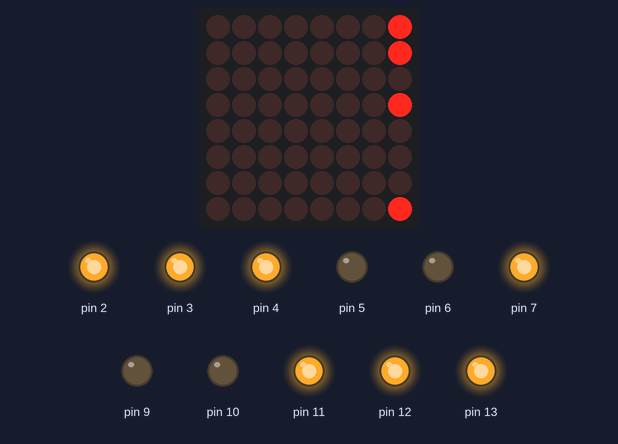
Bench run of a sketch on a simulated Arduino Uno, built with avr-gcc and run on an emulated ATmega328P. Shown: 8×8 LED matrix, output pins drawn as LEDs (lit = HIGH).

Above: at 0.01 s.
At 0.41 s:
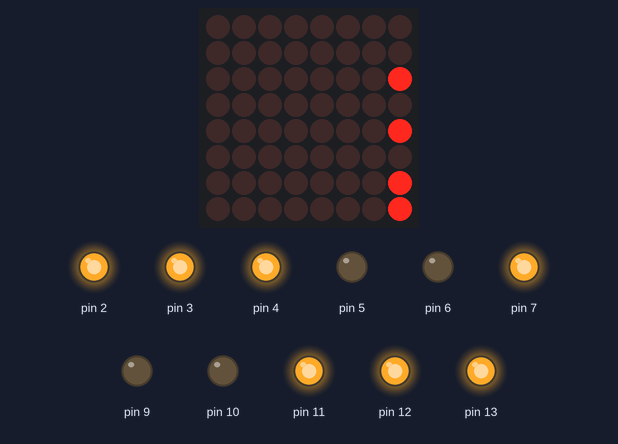
At 0.96 s:
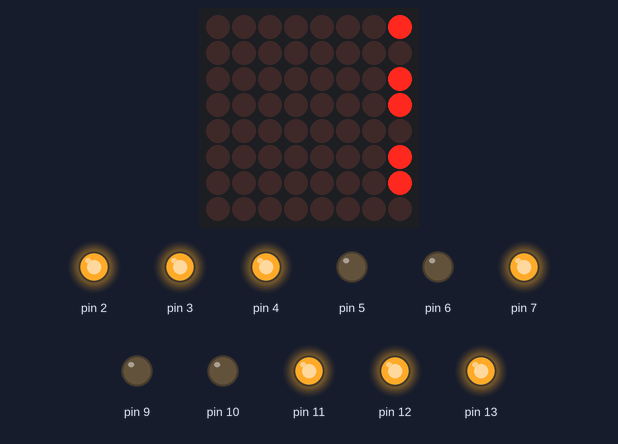
At 1.36 s:
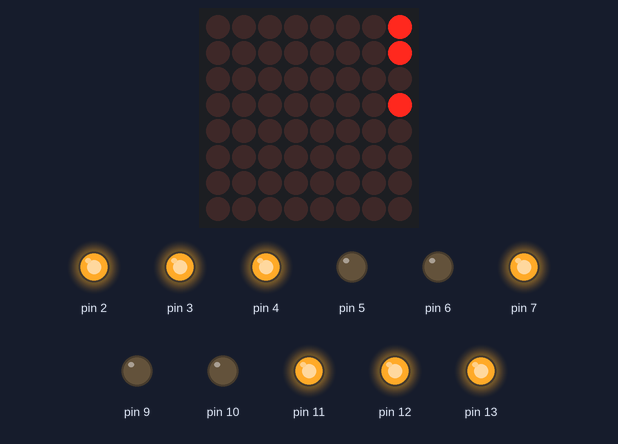
At 1.87 s:
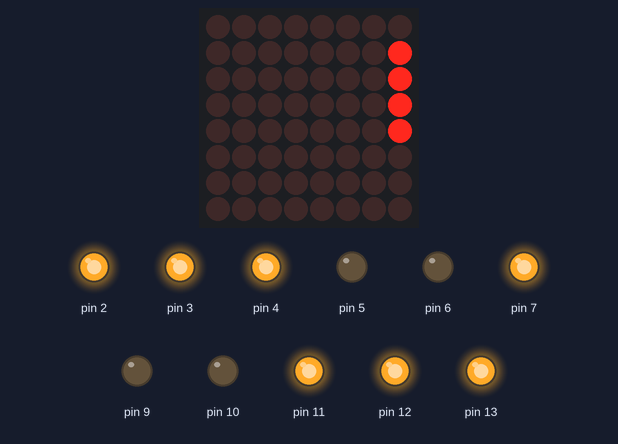

The sketch:

lineFollower.ino
```cpp
#include "vehicle.h"

vehicle* v;

void setup() {
  Serial.begin(9600);
  v = new vehicle();
}

void loop() {
  v->displayLogo();
}
```

Motor.h
```cpp
#include <arduino.h>
class Motor{
  private:
    byte F;
    byte B;
  public:
    Motor(byte f,byte b);
    void forward();
    void backward();
    void stop();
};

Motor::Motor(byte f,byte b){
  F = f, B = b;
  pinMode(f, OUTPUT);
  pinMode(b, OUTPUT);
}

inline void Motor::forward(){
  digitalWrite(F,HIGH);
  digitalWrite(B,LOW);
}

inline void Motor::backward(){
  digitalWrite(B,HIGH);
  digitalWrite(F,LOW);
}

inline void Motor::stop(){
  digitalWrite(B,LOW);
  digitalWrite(F,LOW);
}
```

Sensor.h
```cpp
#include <arduino.h>

#define blackPath 1
#define senorLightDelay 200
#define sensorPin 8

class Sensor {
  private:
    byte pin;
    bool stat;
  public:
    Sensor(byte p);
    bool isOn();
};
Sensor::Sensor(byte p) {
  pin = p;
  pinMode(p , OUTPUT);
  pinMode(sensorPin,INPUT);
  digitalWrite(p , HIGH);
}

inline bool Sensor::isOn() {
  stat = false;
  digitalWrite(pin, LOW);
  delayMicroseconds(senorLightDelay);
  stat = digitalRead(sensorPin);
  digitalWrite(pin, HIGH);
  if (blackPath) {
    return blackPath - stat;
  } else {
    return stat;
  }
}
```

junction.h
```cpp
// (licence header left out)
#include <arduino.h>
class junction{
private:
    bool l=0,u=0,r=0;
    char turn = 'n';
    char ft[3];
public:
    junction* prev = NULL;
    junction* next = NULL;
    junction(bool L,bool U,bool R);
    char* nextTurn();
};

junction::junction(bool L,bool U,bool R){
    l =L,u=U,r=R;
};

char* junction::nextTurn(){
    ft[0] = turn;
    if(r==true){
        r=false;
        turn = 'r';
        ft[1] = 'r';
    }else if (u == true){
        u = false;
        turn = 'u';
        ft[1] = 'u';
    }else if (l == true){
        l = false;
        turn = 'l';
        ft[1] = 'l';
    }else{
        ft[1] = 'd';
    }
    return ft;
}
```

path.h
```cpp
// (licence header left out)
// 0)EOP    1) |    2) |    3)-|-   4) |    5)DESTINATION  6)No_Obstacles
//            -|       |-      |      -|-
//             |       |       |       |
//

#include "junction.h"

#include <arduino.h>
class path{
private:
    junction* head = NULL;
    junction* tail = NULL;
    junction* tmp = NULL;
    int count  = 0;
    char ctmp = 'n';
    char* c;
    bool rturn = false;
public:
    path();
    void add(bool L,bool U,bool R);
    junction* pop();
    char next_turn();
    char action(int place);
};

path::path(){
    count = 0;
};

void path::add(bool L, bool U, bool R){
    if(count==0){
        head = new junction(L,U,R);
        tail = head;
    }else{
        tmp = new junction(L,U,R);
        tmp->prev = head;
        head->next = tmp;
        head = tmp;
    }
    count+=1;
};

junction* path::pop(){
    if(count>0){
        tmp = head;
        if(count>1){
            head = head->prev;
            head->next = NULL;
            tmp->prev = NULL;
        }
        count-=1;
        return tmp;
    }else{
        return NULL;
    }
}

char path::next_turn(){
    c = head->nextTurn();
    //std::cout <<c[0]; std::cout << ' '; std::cout <<c[1]; std::cout << '\n';
    if(c[0]=='n'){
        ctmp = c[1];
    }else if (c[0]=='u'){
        if (c[1]=='l') {
            ctmp ='r';
        }else if (c[1]=='d'){
            ctmp ='u';
            rturn = true;
            pop();
        }
    }else if (c[0]=='r'){
        if (c[1]=='u') {
            ctmp ='r';
        }else if (c[1]=='l'){
            ctmp ='u';
        }
    }else if (c[0]=='l' && c[1]=='d'){
        ctmp ='r';
        rturn = true;
        pop();
    }
    return ctmp;
}

char path::action(int place){       //R-return u-up l-left r-right p-park
    if(place == 0){
        return 'R';
        rturn = true;
    }else if (place == 1){
        if(rturn){
            return next_turn();
        }else{
            rturn = false;
            add(true, true, false);
            return next_turn();
        }
    }else if (place == 2){
        if(rturn){
            return next_turn();
        }else{
            rturn = false;
            add(false, true, true);
            return next_turn();
        }
    }else if (place == 3){
        if(rturn){
            return next_turn();
        }else{
            rturn = false;
            add(true, false, true);
            return next_turn();
        }
    }else if (place == 4){
        if(rturn){
            return next_turn();
        }else{
            rturn = false;
            add(true, true, true);
            return next_turn();
        }
    }else if (place == 5){
        return 'p';
    }else if(place == 6){
        return 'u';
    }
    return 's';
}
```

sensorPanel.h
```cpp
#include "Sensor.h"

class sensorPanel {
  private:


  public:
    Sensor* JL;
    Sensor* JR;
    Sensor* PR;
    Sensor* PL;
    Sensor* JF;
    Sensor* JY;
    Sensor* PK;

    bool VJL=0;
    bool VPL;
    bool VPR;
    bool VJR;
    bool VJF;
    bool VJY;
    bool VPK;
    byte val;


    sensorPanel(Sensor* PJL, Sensor* PJR, Sensor* PPR, Sensor* PPL, Sensor* PJF, Sensor* PJY , Sensor* PPK);
    void updateSensors();
    byte getJunctionVal();
};

sensorPanel::sensorPanel(Sensor* PJL, Sensor* PJR, Sensor* PPR, Sensor* PPL, Sensor* PJF, Sensor* PJY , Sensor* PPK) {
  JL = PJL;
  JR = PJR;
  PR = PPR;
  PL = PPL;
  JF = PJF;
  JY = PJY;
  PK = PPK;

  val = 0;
};
void sensorPanel::updateSensors() {
  VJL = JL->isOn();
  VPL = PL->isOn();
  VPR = PR->isOn();
  VJR = JR->isOn();
  VJF = JF->isOn();
  VJY = JY->isOn();
  VPK = PK->isOn();
};
inline byte sensorPanel::getJunctionVal() {
  return VJL + 2 * VPL + 4 * VPR + 8 * VJR + 16 * VJF + 32 * VJY + 64 * VPK;
};
```

vehicle.h
```cpp
#include <LedControlMS.h>
#include "Motor.h"
#include "sensorPanel.h"
#include "path.h"
//-================================motors====================
#define MLF 9
#define MLB 10
#define MRF 5
#define MRB 6

//================================sensors===================


//===========================matrix===================
#define CLK 14
#define CS 15
#define DIN 16
#define delaytime 10

class vehicle {
  private:
    Motor* leftMotor ;
    Motor* rightMotor ;
    sensorPanel* sensor ;
    LedControl* lc;

    byte JL = 11;
    byte JR = 2;
    byte PR = 3;
    byte PL = 4;
    byte JF = 12;
    byte JY = 13;
    byte PK = 7;

    bool logo[16][8]={
      {1,1,0,1,0,0,0,1},
      {1,0,1,1,0,1,1,0},
      {0,1,1,1,1,0,0,0},
      {0,0,1,0,1,1,1,0},
      {0,0,1,0,1,0,1,1},
      {1,1,0,1,0,0,0,0},
      {1,1,1,0,1,1,1,1},
      {}
      };

  public:
    vehicle();
    void followLine();
    void stop();
    void turnRight();
    void turnLeft();
    void forward();
    void reverse();
    void quickRight();
    void quickLeft();
    void drawSensors();
    bool isABC();
    bool isA();
    bool isAB();
    bool isBC();
    bool isC();
    bool isAC();
    bool isJun();
    void updateSensors();
    void displayLogo();
    void solveMesh();

};

vehicle::vehicle() {
  leftMotor = new Motor(MLF, MLB);
  rightMotor = new Motor(MRF, MRB);
  sensor = new sensorPanel(new Sensor(JL), new Sensor(JR), new Sensor(PR), new Sensor(PL), new Sensor(JF), new Sensor(JY), new Sensor(PK));
  lc = new LedControl(DIN, CLK, CS, 1);
  lc->shutdown(0, false);
  lc->setIntensity(0, 2);
  lc->clearDisplay(0);
  displayLogo();
};


void vehicle::followLine() {
  sensor->updateSensors();
  //drawSensors();
  if (sensor->VJF && !sensor->VJL && sensor->VJR) {
    while (sensor->JF->isOn()) {
      quickLeft();
    }
    stop();
  } else if (sensor->VJF && sensor->VJL && !sensor->VJR) {
    while (sensor->JF->isOn()) {
      quickRight();
    }
    stop();
  }
  else if (!sensor->VPL && sensor->VPR) {
    turnLeft();
  } else if (sensor->VPL && !sensor->VPR) {
    turnRight();
  } else if (!sensor->VPL && !sensor->VPR) {
    forward();
  } else {
    stop();
  }
};
void vehicle::stop() {
  leftMotor->stop();
  rightMotor->stop();
};
void vehicle::turnRight() {
  leftMotor->forward();
  rightMotor->stop();
};
void vehicle::turnLeft() {
  leftMotor->stop();
  rightMotor->forward();
};
void vehicle::forward() {
  leftMotor->forward();
  rightMotor->forward();
};
void vehicle::reverse() {
  leftMotor->backward();
  rightMotor->backward();
};
void vehicle::quickRight() {
  leftMotor->forward();
  rightMotor->backward();
};
void vehicle::quickLeft() {
  leftMotor->backward();
  rightMotor->forward();
};
void vehicle::drawSensors() {
  if (sensor->VJL) {
    lc->setLed(0, 0, 2, false);
    //lc->setLed(0, 0, 3, false);
    //lc->setLed(0, 1, 2, false);
    //lc->setLed(0, 1, 3, false);
  } else {
    lc->setLed(0, 0, 2, true);
    //lc->setLed(0, 0, 3, true);
    //lc->setLed(0, 1, 2, true);
    //lc->setLed(0, 1, 3, true);
  }

  if (sensor->VPL) {
    lc->setLed(0, 2, 2, false);
    //lc->setLed(0, 2, 3, false);
    //lc->setLed(0, 3, 2, false);
    //lc->setLed(0, 3, 3, false);
  } else {
    lc->setLed(0, 2, 2, true);
    //lc->setLed(0, 2, 3, true);
    //lc->setLed(0, 3, 2, true);
    //lc->setLed(0, 3, 3, true);
  }

  if (sensor->VPR) {
    lc->setLed(0, 4, 2, false);
    //lc->setLed(0, 4, 3, false);
    //lc->setLed(0, 5, 2, false);
    //lc->setLed(0, 5, 3, false);
  } else {
    lc->setLed(0, 4, 2, true);
    //lc->setLed(0, 4, 3, true);
    //lc->setLed(0, 5, 2, true);
    //lc->setLed(0, 5, 3, true);
  }

  if (sensor->VJR) {
    lc->setLed(0, 6, 2, false);
    //lc->setLed(0, 6, 3, false);
    //lc->setLed(0, 7, 2, false);
    //lc->setLed(0, 7, 3, false);
  } else {
    lc->setLed(0, 6, 2, true);
    //lc->setLed(0, 6, 3, true);
    //lc->setLed(0, 7, 2, true);
    //lc->setLed(0, 7, 3, true);
  }

  if (sensor->VJF) {
    lc->setLed(0, 3, 5, false);
    //lc->setLed(0, 3, 6, false);
    //lc->setLed(0, 4, 5, false);
    //lc->setLed(0, 4, 6, false);
  } else {
    lc->setLed(0, 3, 5, true);
    //lc->setLed(0, 3, 6, true);
    //lc->setLed(0, 4, 5, true);
    //lc->setLed(0, 4, 6, true);
  }

  if (sensor->VJY) {
    lc->setLed(0, 0, 5, false);
    //lc->setLed(0, 0, 6, false);
    //lc->setLed(0, 1, 5, false);
    //lc->setLed(0, 1, 6, false);
  } else {
    lc->setLed(0, 0, 5, true);
    //lc->setLed(0, 0, 6, true);
    //lc->setLed(0, 1, 5, true);
    //lc->setLed(0, 1, 6, true);
  }

  if (sensor->VPK) {
    lc->setLed(0, 7, 0, false);
  } else {
    lc->setLed(0, 7, 0, true);
  }
};
bool vehicle::isABC() {
  return !sensor->VJL && !sensor->VJR && !sensor->VPL && !sensor->VPR && !sensor->VJF;
};
bool vehicle::isA() {
  return sensor->VJL && sensor->VPL && sensor->VPR ;
};
bool vehicle::isAB() {
  return !sensor->VJL && sensor->VJR && !sensor->VPL && !sensor->VPR && !sensor->VJF;
};
bool vehicle::isBC() {
  return sensor->VJL && !sensor->VJR && !sensor->VPL && !sensor->VPR && !sensor->VJF;
};
bool vehicle::isC() {
  return sensor->VJR && sensor->VPL && sensor->VPR ;
};
bool vehicle::isAC() {
  return !sensor->VJL && !sensor->VJR && !sensor->VPL && !sensor->VPR && sensor->VJF;
};
bool vehicle::isJun() {
  sensor->updateSensors();
  return isABC() || isAB() || isBC() || isAC();
};
inline void vehicle::updateSensors() {
  sensor->updateSensors();
};
void vehicle::displayLogo() {
  for (int t = 0; t < 8; t++) {
    for (int row = 0; row < 8; row++) {
      lc->setRow(0, row, logo[t][row]);
    }
    delay(100);

  }
};
void vehicle::solveMesh() {
  sensor->updateSensors();
  while (!isJun()) {
    followLine();
  }
  stop();
};
```

Measured:
- by itself, everything shown: repeats every 0.81 s, in 8 steps
